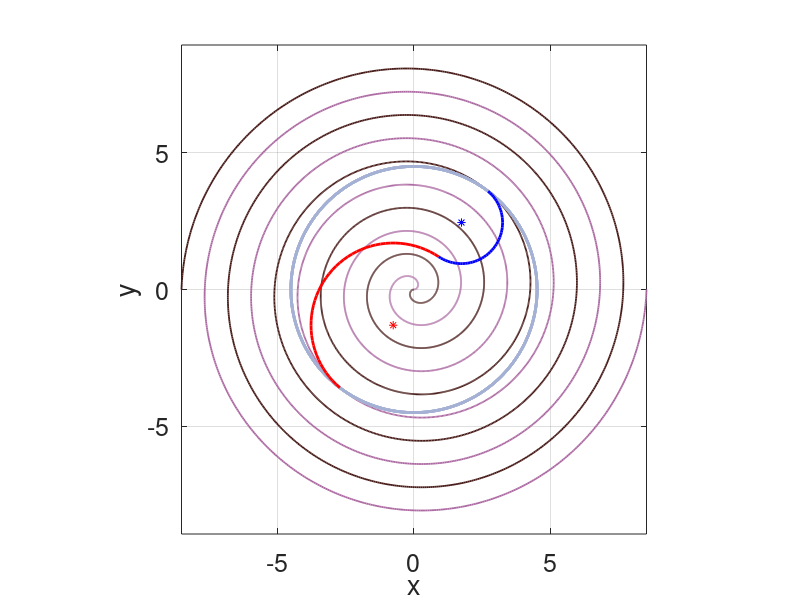
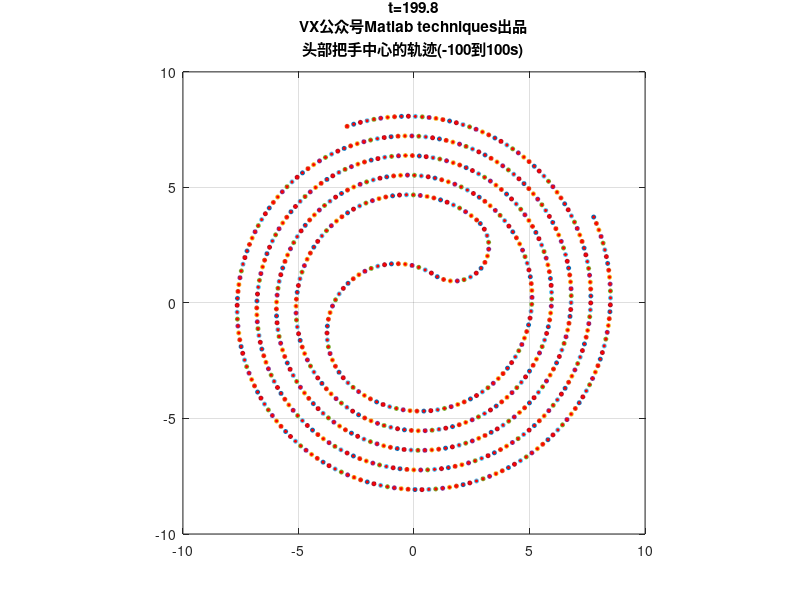

MATLAB code for these plots, in order: (Note: this script raises an error after producing the figures.)
%% VX公众号：Matlab techniques出品，谨防假冒！
clc;close all
warning off
luoju=1.7; % 螺距
k=luoju/2/pi; % 螺线方程的系数 r=k theta
L1=341e-2;
D1=L1-27.5e-2*2; % 龙头把手两个孔之间的距离
L2=220e-2;
D2=L2-27.5e-2*2; % 其他凳子把手两个孔之间的距离
v0=1; % 头节点速度

%% 盘出螺线与盘入螺线中心对称：
% 先画出部分螺线
theta=5*2*pi:-0.01:0*pi;
r=k*theta;
x=r.*cos(theta);
y=r.*sin(theta);
figure(1)
set(gcf,'Position',[200 200 600 600]);
c1=rand(1,3);
plot(x,y,'-','Color',c1,'LineWidth',1.3)
axis equal
grid on
xlabel('x')
ylabel('y')
set(gca,'FontSize',18) % 改变坐标轴字体大小好看一点
hold on

theta=theta-pi;
r2=k*(theta+pi); % 旋转180°
x2=r2.*cos(theta);
y2=r2.*sin(theta);
c2=rand(1,3);
plot(x2,y2,'m','Color',c2,'LineWidth',1.3)
% 绘制掉头区域
R=4.5; % 掉头区域半径
x_diao=R*cos(theta);
y_diao=R*sin(theta);
c3=sort(rand(1,3));
plot(x_diao,y_diao,'Color',c3,'LineWidth',2)
% legend('盘入螺线','盘出螺线','调头边界')

%% 写出入螺线和出螺线与圆形边界的交点角度/交点处的切线斜率等几何信息
theta_ru=R/k;
theta_chu=R/k-pi;   % 出螺线是：r=k(theta+pi)=R,所以theta_chu=R/k-pi
slope=(k*sin(theta_ru)+R*cos(theta_ru))/(k*cos(theta_ru)-R*sin(theta_ru)); % 入射点和出射点处的斜率是一样的（因为中心对称！）
theta_max_1=atan(-1/slope)+pi; % 切点到圆C1中心连线的角度（大于pi VX公众号：Matlab techniques出品）
theta_dengyao=atan(tan(theta_ru))+pi-theta_max_1; % 这是两个等腰三角形的底角
rC1_C2=R/cos(theta_dengyao); % 几何关系，得到r1+r2的值
rC2=rC1_C2/3;rC1=rC2*2; % C1半径是C2的2倍;
phi=2*theta_dengyao; % C1圆周到半圆的亏损(当然也是C2的亏损)
SC1=rC1*(pi-phi); SC2=rC2*(pi-phi); % 两段圆弧的弧长，都是定值！
theta_min_1=theta_max_1-SC1/rC1;  % 圆弧C1最右边界对应的角度
theta_min_2=theta_min_1-pi; % 圆弧C2最左边边界对应的角度(指向左下角)
theta_max_2=theta_min_2+SC2/rC2; % 圆弧C2最上端边界半径所指的角度值
x_C1=R*cos(theta_ru)+rC1*cos(theta_max_1-pi);
y_C1=R*sin(theta_ru)+rC1*sin(theta_max_1-pi); % 得到圆C1的圆心坐标

x_C2=R*cos(theta_chu)-rC2*cos(theta_max_2);
y_C2=R*sin(theta_chu)-rC2*sin(theta_max_2); % 得到圆C2的圆心坐标
figure(1)
hold on
plot(x_C1+rC1*cos(linspace(theta_min_1,theta_max_1,50)),y_C1+rC1*sin(linspace(theta_min_1,theta_max_1,50)),'r','LineWidth',2)
plot(x_C1,y_C1,'r*')
plot(x_C2+rC2*cos(linspace(theta_min_2,theta_max_2,50)),y_C2+rC2*sin(linspace(theta_min_2,theta_max_2,50)),'b','LineWidth',2)
plot(x_C2,y_C2,'b*')
axis equal
% 以上给出了两段切圆弧的所有几何信息
%% 盘入曲线上头节点的位置求解
mydtheta=@(t,theta)1./(k*sqrt(1+theta.^2));
theta0=theta_ru; % 初始在入射点,下面考虑头部节点“反方向”盘入，也就是求-100到0这段时间头部节点的位置信息，
dt=0.1; % 时间步长
tspan=0:dt:100; % 求解时间点
[tt,theta]=ode45(mydtheta,tspan,theta0); % 龙格库塔法求解
X1=k*theta.*cos(theta);
Y1=k*theta.*sin(theta);
% figure(2)
% for i=1:10:length(theta)
%     title({['t=',num2str(tt(i))],'VX公众号Matlab techniques出品','头部第一个把手中心的轨迹(0到-100s)'})
%     plot(X1(i),Y1(i),'r.','MarkerSize',10)
%     hold on
%     axis equal
%     drawnow
% end
tt_ru=tt(end:-1:1);
XX=zeros(224,200/dt+1); % 每一行记录一个把手的位置关于时间的变化数据
YY=zeros(224,200/dt+1); % 每一行记录一个把手的位置关于时间的变化数据
TH=zeros(224,200/dt+1);
XX(1,1:length(X1))=X1(end:-1:1); % 先把入射线上头部节点关于时间的位置信息填好
YY(1,1:length(Y1))=Y1(end:-1:1); % 先把入射线上头部节点关于时间的位置信息填好
TH(1,1:length(theta))=theta(end:-1:1); % 想一下为什么要“翻转”矩阵，因为我们需要的是从-100到0，而求得的结果是0到100
% 圆弧C1上头节点的位置信息
tt_c1=dt:dt:SC1; % 在圆弧C1上,由于速度为1，所以弧长等于时间，所以弧长是这段时间的上边界
theta_C1=-tt_c1/rC1+theta_max_1;
TH(1,length(theta)+(1:length(tt_c1)))=theta_C1;
XX(1,length(X1)+(1:length(tt_c1)))=rC1*cos(theta_C1)+x_C1; % 把圆弧C1上头节点关于时间的位置信息填好
YY(1,length(Y1)+(1:length(tt_c1)))=rC1*sin(theta_C1)+y_C1; % 把圆弧C1上头节点关于时间的位置信息填好
% 圆弧C2
tt_c2=tt_c1(end)+dt:dt:SC1+SC2; % 在圆弧C2上,由于速度为1，所以弧长等于时间，所以弧长是这段时间的上边界
theta_C2=(tt_c2-SC1)/rC2+theta_min_1-pi; %
TH(1,length(theta)+length(theta_C1)+(1:length(tt_c2)))=theta_C2;
XX(1,length(X1)+length(theta_C1)+(1:length(tt_c2)))=rC2*cos(theta_C2)+x_C2; % 把圆弧C2上头节点关于时间的位置信息填好
YY(1,length(Y1)+length(theta_C1)+(1:length(tt_c2)))=rC2*sin(theta_C2)+y_C2; % 把圆弧C2上头节点关于时间的位置信息填好
% 盘出螺线上头节点的位置求解
mydtheta=@(t,theta)1./(k*sqrt(1+(theta+pi).^2)); % 注意出射的螺线方程，+pi
theta0=theta_chu; % 初始在出射点,下面考虑头部节点盘出，也就是t快到100这段时间头部节点的位置信息，
tspan=tt_c2(end)+dt:dt:100; % 求解时间点
[tt,theta2]=ode45(mydtheta,tspan,theta0); % 龙格库塔法求解
X2=k*(theta2+pi).*cos(theta2);
Y2=k*(theta2+pi).*sin(theta2);
TH(1,length(theta)+length(theta_C1)+length(tt_c2)+1:end)=theta2;
XX(1,length(theta)+length(theta_C1)+length(tt_c2)+1:end)=X2;
YY(1,length(theta)+length(theta_C1)+length(tt_c2)+1:end)=Y2; % 把盘出螺线上头节点的位置信息存储
figure(3)
set(gcf,'Position',[300 300 600 600])
clf
% hold on
% plot(XX(1,:),YY(1,:),'k-','LineWidth',1.2,'Marker','o',VX公众号：Matlab techniques出品防止假冒！'MarkerSize',6,'MarkerFaceColor','r')
% axis equal
for i=1:3:length(TH(1,:))
    title({['t=',num2str((i-1)*dt)],'VX公众号Matlab techniques出品','头部把手中心的轨迹(-100到100s)'})
    plot(XX(1,i),YY(1,i),'Marker','o','MarkerSize',3,'MarkerFaceColor','r')
    hold on
    axis equal
    axis([-10 10 -10 10])
    grid on
    drawnow
end
% 上面完成了：-100到100s内，每一个时间点下头把手的位置信息 VX公众号：Matlab techniques出品
%% 下面要完成的事情：每一个时间点处，既然头节点位置信息知道了，那么其余节点是不是可以循环求解了？
hwait=waitbar(0,'计算开始...');
N=223; % 龙头+龙身+龙尾总的个数
t_total=-100:dt:100;
for j=1:length(t_total)
    if t_total(j)<=0 % 头节点将始终位于盘入螺线
        for i=2:N+1 % 在每一个时间点下，对每一行循环计算，意思是求出此时各个把手孔的位置信息
            d=D1*(i<=2)+D2*(i>2); % 分辨下是第一个凳子还是其他凳子，孔之间的距离不一样！
            thetaij=solve_theta1(luoju,XX(i-1,j),YY(i-1,j),TH(i-1,j),d); % 子函数求解下一个孔的角度值
            TH(i,j)=thetaij;
            XX(i,j)=k*thetaij*cos(thetaij);
            YY(i,j)=k*thetaij*sin(thetaij);
            %         waitbar(((j-1)*N+i)/(length(t_total)*N),hwait,'已经完成...')
        end
    elseif t_total(j)>0 && t_total(j)<=SC1 % 头节点始终位于圆弧C1段
        flag=2;
        for i=2:N+1
            d=D1*(i<=2)+D2*(i>2); % 分辨下是第一个凳子还是其他凳子，孔之间的距离不一样！
            if flag==2 % 仍然在圆弧1区域
                [xi,yi,thetai,flag]=solve_point_2_1(luoju,XX(i-1,j),YY(i-1,j),TH(i-1,j),d,rC1,x_C1,y_C1,theta_max_1);
                TH(i,j)=thetai;
                XX(i,j)=xi;
                YY(i,j)=yi;
            else  % 说明此时求得的点xi,yi已经过度到盘入螺线上
                thetaij=solve_theta1(luoju,XX(i-1,j),YY(i-1,j),TH(i-1,j),d); % 子函数求解下一个孔的角度值
                TH(i,j)=thetaij;
                XX(i,j)=k*thetaij*cos(thetaij);
                YY(i,j)=k*thetaij*sin(thetaij);
            end
        end
    elseif t_total(j)>SC1 && t_total(j)<=SC1+SC2 % 头节点始终位于圆弧C2段
        flag=3;
        for i=2:N+1
            d=D1*(i<=2)+D2*(i>2); % 分辨下是第一个凳子还是其他凳子，孔之间的距离不一样！
            if flag==3 % 仍然在圆弧2区域
                [xi,yi,thetai,flag]=solve_point_3_2(XX(i-1,j),YY(i-1,j),TH(i-1,j),d,rC1,x_C1,y_C1,rC2,x_C2,y_C2,theta_min_2);
                TH(i,j)=thetai;
                XX(i,j)=xi;
                YY(i,j)=yi;
            elseif flag==2 % 说明此时求得的点已经过度到圆弧C1上了
                [xi,yi,thetai,flag]=solve_point_2_1(luoju,XX(i-1,j),YY(i-1,j),TH(i-1,j),d,rC1,x_C1,y_C1,theta_max_1);
                TH(i,j)=thetai;
                XX(i,j)=xi;
                YY(i,j)=yi;
            else  % 说明此时求得的点xi,yi已经过度到盘入螺线上
                thetaij=solve_theta1(luoju,XX(i-1,j),YY(i-1,j),TH(i-1,j),d); % 子函数求解下一个孔的角度值
                TH(i,j)=thetaij;
                XX(i,j)=k*thetaij*cos(thetaij);
                YY(i,j)=k*thetaij*sin(thetaij);
            end
        end
    else  % 最后一段，头节点位于盘出螺线
        flag=4;
        for i=2:N+1
            d=D1*(i<=2)+D2*(i>2); % 分辨下是第一个凳子还是其他凳子，孔之间的距离不一样！
            if flag==4 % 在盘出螺线区域
                [xi,yi,thetai,flag]=solve_point_4_3(luoju,XX(i-1,j),YY(i-1,j),TH(i-1,j),d,rC2,x_C2,y_C2,theta_max_2);
                TH(i,j)=thetai;
                XX(i,j)=xi;
                YY(i,j)=yi;
            elseif flag==3 % 跑圆弧2区域了
                [xi,yi,thetai,flag]=solve_point_3_2(XX(i-1,j),YY(i-1,j),TH(i-1,j),d,rC1,x_C1,y_C1,rC2,x_C2,y_C2,theta_min_2);
                TH(i,j)=thetai;
                XX(i,j)=xi;
                YY(i,j)=yi;
            elseif flag==2 % 说明此时求得的点已经过度到圆弧C1上了
                [xi,yi,thetai,flag]=solve_point_2_1(luoju,XX(i-1,j),YY(i-1,j),TH(i-1,j),d,rC1,x_C1,y_C1,theta_max_1);
                TH(i,j)=thetai;
                XX(i,j)=xi;
                YY(i,j)=yi;
            else  % 说明此时求得的点xi,yi已经过度到盘入螺线上
                thetaij=solve_theta1(luoju,XX(i-1,j),YY(i-1,j),TH(i-1,j),d); % 子函数求解下一个孔的角度值
                TH(i,j)=thetaij;
                XX(i,j)=k*thetaij*cos(thetaij);
                YY(i,j)=k*thetaij*sin(thetaij);
            end
        end
    end
    waitbar(j/length(t_total),hwait,'已经完成...')
end

%% 可视化调头过程！
figure(100)
clf;
set(gcf,'Position',[200 200 600 600])
for j=1:size(XX,2)
    plot(XX(:,j),YY(:,j),'k-','LineWidth',1.2,'Marker','o','MarkerSize',6,'MarkerFaceColor','r')
    title({['t=',num2str(dt*(j-1)-100)],'VX公众号Matlab techniques出品','盘入-掉头-盘出的轨迹'})
    axis equal
    grid on
    xlabel('x')
    ylabel('y')
    axis([-15 15 -15 15])
    drawnow
%     hold off
end
%% 以上：所有的位移数据其实都在XX YY矩阵里面！行代表每个把手，列代表时间
% %%
% figure
% for i=1:size(XX,2)
%     plot(XX(1,i),YY(1,i),'Marker','o','MarkerSize',3,'MarkerFaceColor','r')
%     hold on
%     axis equal
%     axis([-10 10 -10 10])
%     grid on
%     drawnow
% end
%%%%%%公众号Matlab techniques出品！其他出处皆为抄袭！%%%%%%%%%%%%%%

%% 定义子函数：用来求解盘入螺线上任意一个孔所在点坐标知道的情况下，如何求下一个孔所在位置
function theta=solve_theta1(luoju,x1,y1,theta1,d) % 知道等距盘入螺线上任意一点x1,y1,求在这同一条螺线上且与(x1,y1)这点相距为d的点的角度,要求这个角度一定要大于(x1,y1)这点的角度theta1
k=luoju/2/pi;
fun=@(theta)(k*theta.*cos(theta)-x1).^2+(k*theta.*sin(theta)-y1).^2-d^2;% 利用距离约束
q=0.01;
options = optimoptions('fsolve','Display','off'); % 不提示结果
theta=fsolve(fun,theta1+q,options); % 以前一个孔对应的角度值为基准进行非线性方程求零点，为什么加0.01？很简单，不想找比它还小的角度
while theta<=theta1 || abs(k*theta-k*theta1)>luoju/2 % 如果求解得到的角度比前面的孔对应的角度还小，或者新求出的孔与前一个孔不在一条螺线（在其他螺线）
    q=q+0.1;
    theta=fsolve(fun,theta+q,options); % 重新求一个角度
end % 直到满足：这个点与前面孔在一条螺线，且这个点角度比前面孔的角度大! %%%%%%公众号Matlab techniques出品！其他出处皆为抄袭！%%%%%%%%%%%%%%
end
%% 定义子函数：用来求解盘出螺线上任意一个孔所在点坐标知道的情况下，如何求下一个孔所在位置
function theta=solve_theta2(luoju,x1,y1,theta1,d) % 知道等距盘入螺线上任意一点x1,y1,求在这同一条螺线上且与(x1,y1)这点相距为d的点的角度,要求这个角度一定要大于(x1,y1)这点的角度theta1
k=luoju/2/pi;
fun=@(theta)(k*(theta+pi).*cos(theta)-x1).^2+(k*(theta+pi).*sin(theta)-y1).^2-d^2;% 利用距离约束,注意此时关系式是盘出螺线r=k(theta+pi)
q=-0.1;
options = optimoptions('fsolve','Display','off'); % 不提示结果 %%%%%%公众号Matlab techniques出品！其他出处皆为抄袭！%%%%%%%%%%%%%%
theta=fsolve(fun,theta1+q,options); % 以前一个孔对应的角度值为基准进行非线性方程求零点，为什么加-0.01？很简单，不想找比它还大的角度(盘出螺线的前面的点角度大,后面的点角度小
while theta>=theta1 || abs(k*theta-k*theta1)>luoju/2 % 如果求解得到的角度比前面的孔对应的角度还大，或者新求出的孔与前一个孔不在一条螺线（在其他螺线）
    q=q-0.1;
    theta=fsolve(fun,theta+q,options); % 重新求一个角度
end % 直到满足：这个点与前面孔在一条螺线，且这个点角度比前面孔的角度大!
end


function [x,y,theta,flag]=solve_point_2_1(luoju,x1,y1,theta1,d,rC1,x_c,y_c,theta_max)
%% 这个子函数是：知道一个点在圆弧C1上，求它后面那个把手点在哪里，要考虑圆弧C1与盘入螺线过渡的区域！x_c y_c是圆弧的圆心坐标
k=luoju/2/pi;
delta_theta=2*asin(d/2/rC1); %%%%%%公众号Matlab techniques出品！其他出处皆为抄袭！%%%%%%%%%%%%%%
if delta_theta<=theta_max-theta1 % 这说明“铺”一块长度d的板后，后面把手点依然在圆弧C1上
    flag=2; % 此时，我们规定flag=2，表示下一个解还是在圆弧C1区域
    theta=theta1+delta_theta;
    x=x_c+rC1*cos(theta);
    y=y_c+rC1*sin(theta); % 写出这个把手点的坐标
else
    theta=solve_theta1(luoju,x1,y1,4.5/k,d); % 如果后面这个把手点不在圆弧C1上，那就只能在盘入螺线上！
    flag=1; % % 此时，我们规定flag=1，表示下一个解跑到盘入螺线上去了
    x=k*theta*cos(theta);
    y=k*theta*sin(theta); % 写下这个把手点坐标
end
end

function [x,y,theta,flag]=solve_point_3_2(x1,y1,theta1,d,rC1,x_c1,y_c1,rC2,x_c2,y_c2,theta_min)
%% 这个子函数是：知道一个点在圆弧C2上，求它后面那个把手点在哪里，要考虑圆弧C2与圆弧C1过渡的区域！
delta_theta=2*asin(d/2/rC2);
if delta_theta<=theta1-theta_min % 这说明“铺”一块长度d的板后，后面把手点依然在圆弧C2上
    flag=3; % 此时，我们规定flag=3，表示下一个解还是在圆弧C2区域 %公众号Matlab techniques出品！其他出处皆为抄袭
    theta=theta1-delta_theta;
    x=x_c2+rC2*cos(theta);
    y=y_c2+rC2*sin(theta); % 写出这个把手点的坐标
else
    di=sqrt((x1-x_c1)^2+(y1-y_c1)^2); % 已知把手点到圆弧C1圆心之距离
    delta_theta=acos((di^2+rC1^2-d^2)/2/di/rC1); % 余弦定理解三角形
    theta_C1_di=atan((y1-y_c1)/(x1-x_c1)); % 这是已知手把点与C1圆心的夹角
    theta=theta_C1_di+delta_theta; % 求出下一个把手点，从C2过度到了C1圆弧!
    flag=2; % % 此时，我们规定flag=2，表示下一个解跑到C1圆弧上去了
    x=x_c1+rC1*cos(theta);
    y=y_c1+rC1*sin(theta); % 写出这个把手点的坐标
end
end

function [x,y,theta,flag]=solve_point_4_3(luoju,x1,y1,theta1,d,rC2,x_c,y_c,theta_max)
%% 这个子函数是：知道一个点在圆弧盘出螺线上，求它后面那个把手点在哪里，要考虑圆弧C2与盘出螺线过渡的区域！x_c y_c是圆弧的圆心坐标
k=luoju/2/pi;
theta=solve_theta2(luoju,x1,y1,theta1,d); % 先假设后面这个把手点还在盘出螺线上，求得了角度theta
if theta>=4.5/k-pi % 这说明“铺”一块长度d的板后，后面把手点依然在盘入螺线上 %%%%%%公众号Matlab techniques出品！其他出处皆为抄袭！%%%%%%%%%%%%%%
    flag=4; % 此时，我们规定flag=4，表示下一个解还是在盘出区域
    x=k*(theta+pi)*cos(theta);
    y=k*(theta+pi)*sin(theta); % 写出这个把手点的坐标
else
    fun=@(t)(x_c+rC2*cos(theta_max-t)-x1).^2+(y_c+rC2*sin(theta_max-t)-y1).^2-d^2;% 利用距离约束,此时跨区！上一把手点在盘出螺线，未知把手点在圆弧C2
    q=0.1;
    options = optimoptions('fsolve','Display','off'); % 不提示结果
    delta_theta=fsolve(fun,theta1+q,options); % 按理说应该只有一个唯一解！
    theta=theta_max-delta_theta; % 写出此时把手点在圆弧C2上的角度
    flag=3; % % 此时，我们规定flag=3，表示下一个解跑到圆弧上去了
    x=x_c+rC2*cos(theta);
    y=y_c+rC2*sin(theta); % 写出这个把手点的坐标
end
end